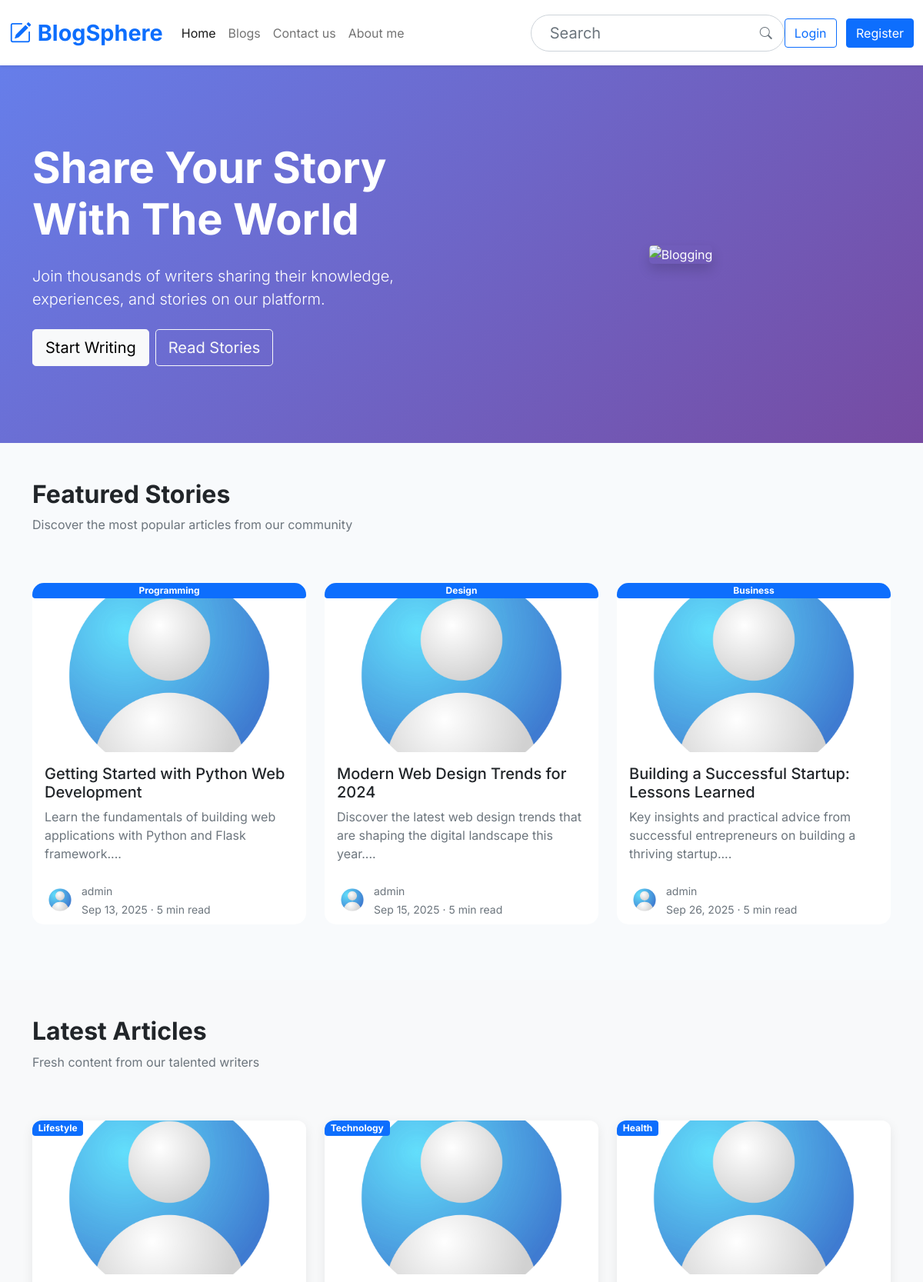
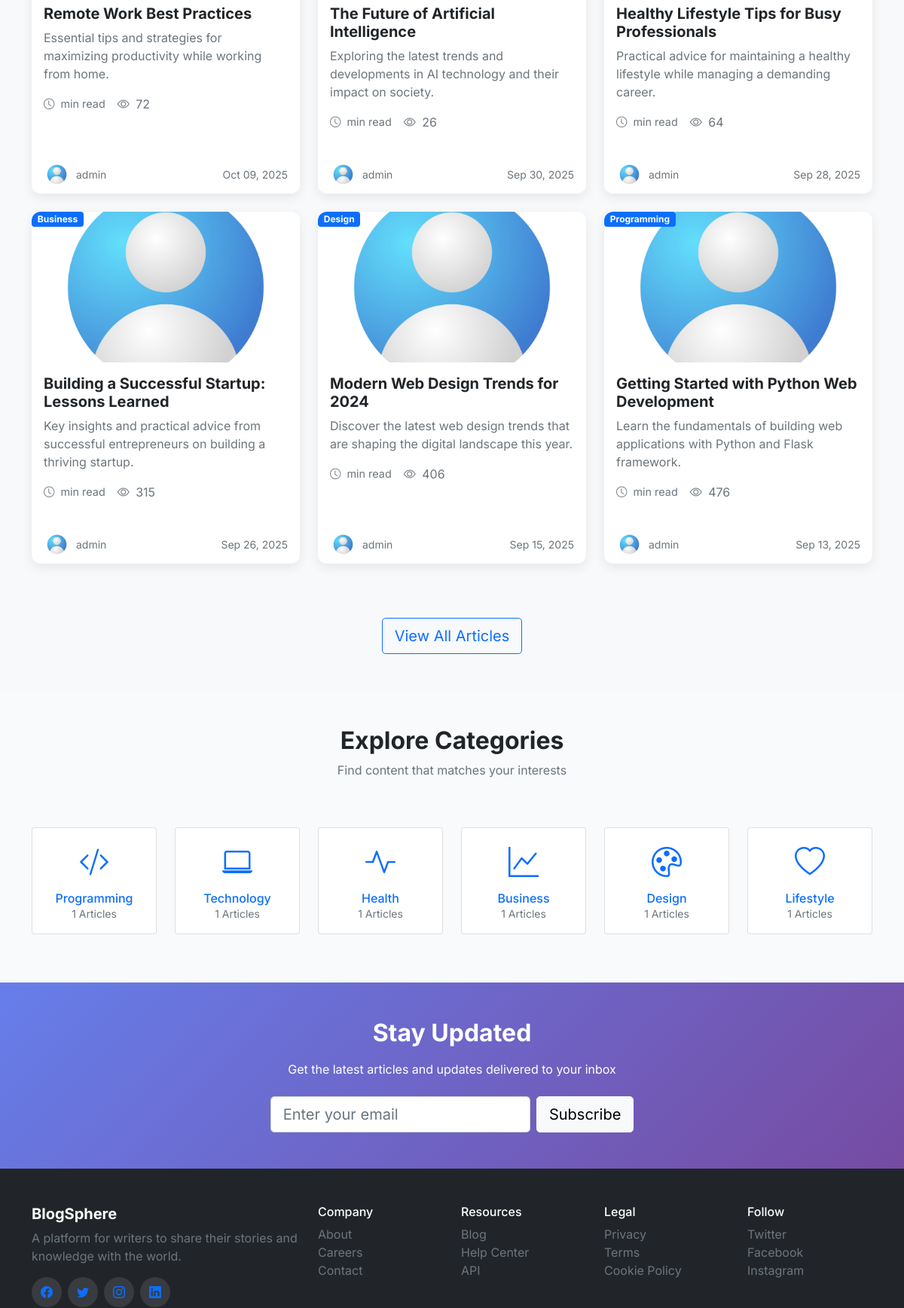
The page / (upper part) on the database its author committed (2 pictures, top to bottom).
### app/models/posts.py (models this page shows, shortened)
class BlogPost(db.Model):
    sno = db.Column(db.Integer, primary_key=True)
    excerpt = db.Column(db.String(300), nullable=False)
    slug = db.Column(db.String(255), nullable=False)
    title = db.Column(db.String(120), nullable=False)
    category_id = db.Column(db.Integer, db.ForeignKey('category.id'), nullable=False)
    content = db.Column(db.Text, nullable=False)
    meta_description = db.Column(db.String(160), nullable=False)
    thumbnail = db.Column(db.String(50),nullable=False)
    status = db.Column(db.String(40), nullable=False)
    views = db.Column(db.Integer, default=0)
    comments_count = db.Column(db.Integer, default=0)
    publish_date = db.Column(db.DateTime, nullable=True)
    created_at = db.Column(db.DateTime, nullable=False, default=datetime.utcnow)
    user_id = db.Column(db.Integer, db.ForeignKey('user.id'), nullable=False)
    comments = db.relationship('Comment', backref='post', lazy=True)

### app/models/category.py (models this page shows)
class Category(db.Model):
   id = db.Column(db.Integer, primary_key=True)
   name = db.Column(db.String(50), unique=True, nullable=False)
   description = db.Column(db.String(200), nullable=True)
   icon = db.Column(db.String(50), nullable=True)
   is_active = db.Column(db.Boolean, default=True)
   posts = db.relationship('BlogPost', backref='category', lazy=True)
   created_at = db.Column(db.DateTime, default=db.func.current_timestamp())

### app/models/user.py (models this page shows, shortened)
class User(UserMixin, db.Model):
    id = db.Column(db.Integer, primary_key=True)
    email = db.Column(db.String(50), unique=True, nullable=False)
    username = db.Column(db.String(50),unique=True, nullable=False)
    password = db.Column(db.String(255), unique=True, nullable=False)
    created_at = db.Column(db.DateTime, default=datetime.utcnow)
    first_name = db.Column(db.String(50))
    last_name = db.Column(db.String(50))
    avatar = db.Column(db.String(100), default='avatar/default-user.jpg')
    bio = db.Column(db.Text)
    location = db.Column(db.String(100))
    website = db.Column(db.String(200))
    twitter_url = db.Column(db.String(200))
    linkedin_url = db.Column(db.String(200))
    github_url = db.Column(db.String(200))
    instagram_url = db.Column(db.String(200))
    newsletter = db.Column(db.Boolean, default=True)
    public_profile = db.Column(db.Boolean, default=True)
    email_notifications = db.Column(db.Boolean, default=True)
    last_seen = db.Column(db.DateTime, default=datetime.utcnow)
    profile_updated_at = db.Column(db.DateTime, default=datetime.utcnow)
    posts = db.relationship('BlogPost', backref='author', lazy=True)
    @property
    def full_name(self):
        if self.first_name and self.last_name:
            return f"{self.first_name} {self.last_name}"
        return self.username

### app/routes/main_bp.py (the view)
@main_bp.route('/')
def home():
    featured_posts = BlogPost.query.filter_by(status='published').order_by(BlogPost.views.desc()).limit(3).all()
    latest_posts = BlogPost.query.filter_by(status='published').order_by(BlogPost.created_at.desc()).limit(6).all()
    categories = Category.query.all()
    formatted_categories = []
    for category in categories:
        formatted_categories.append({
            'name': category.name,
            'icon': category.icon,
            'count': BlogPost.query.filter_by(category_id=category.id, status='published').count()
            })
    return render_template('home.html',
                         featured_posts=featured_posts,
                         latest_posts=latest_posts,
                         categories=formatted_categories,
                         params=params)

### app/templates/home.html (shortened to what this page needs)
{% extends "components/layout.html" %}
{% block body %}
<section class="hero-section">
    <div class="container">
        <div class="row align-items-center">
            <div class="col-lg-6">
                <h1 class="display-4 fw-bold mb-4">Share Your Story With The World</h1>
                <p class="lead mb-4">Join thousands of writers sharing their knowledge, experiences, and stories on our platform.</p>
                <div class="d-flex gap-2">
                    <a href="#" class="btn btn-light btn-lg">Start Writing</a>
                    <a href="#" class="btn btn-outline-light btn-lg">Read Stories</a>
                </div>
            </div>
          <div class="col-lg-6 text-center">
                          <img src="https://images.unsplash.com/photo-1486312338219-ce68d2c6f44d?w=500&auto=format&fit=crop&q=60&ixlib=rb-4.0.3"
                               alt="Blogging" class="img-fluid rounded-3 shadow">
                      </div>
                  </div>
              </div>
          </section>
    <section class="py-5">
        <div class="container">
            <div class="row mb-5">
                <div class="col-12">
                    <h2 class="fw-bold">Featured Stories</h2>
                    <p class="text-muted">Discover the most popular articles from our community</p>
                </div>
            </div>
            <div class="row">
                {% for post in featured_posts %}
                <div class="col-lg-4 mb-4">
                    <div class="card featured-card h-100">
                        <span class="category-badge badge bg-primary">{{ post.category.name }}</span>
                        <img src="{{ url_for('static', filename=post.thumbnail) }}"
                             class="card-img-top" alt="{{ post.title }}" style="height: 200px; object-fit: cover;">
                        <div class="card-body">
                            <h5 class="card-title">{{ post.title }}</h5>
                            <p class="card-text text-muted">{{ post.excerpt[:100] }}...</p>
                        </div>
                        <div class="card-footer bg-transparent border-0">
                            <div class="d-flex align-items-center">
                                <img src="{{ post.author.avatar }}"
                                     class="author-avatar me-2" alt="Author">
                                <div>
                                    <small class="text-muted">{{ post.author.username }}</small>
                                    <br>
                                    <small class="text-muted">{{ post.created_at.strftime('%b %d, %Y') }} · {{ (post.content|length / 200)|round|int }} min read</small>
                                </div>
                            </div>
                        </div>
                    </div>
                </div>
                {% endfor %}
            </div>
        </div>
    </section>
    <section class="py-5 bg-light">
        <div class="container">
            <div class="row mb-5">
                <div class="col-12">
                    <h2 class="fw-bold">Latest Articles</h2>
                    <p class="text-muted">Fresh content from our talented writers</p>
                </div>
            </div>
            <div class="row">
                {% for post in latest_posts %}
                <div class="col-md-6 col-lg-4 mb-4">
                    {% include "components/post_card.html" %}
                </div>
                {% endfor %}
            </div>
            <div class="text-center mt-5">
                <a href="{{ url_for('/.blogs') }}" class="btn btn-outline-primary btn-lg">View All Articles</a>
            </div>
        </div>
    </section>
    <section class="py-5">
        <div class="container">
            <div class="row mb-5">
                <div class="col-12 text-center">
                    <h2 class="fw-bold">Explore Categories</h2>
                    <p class="text-muted">Find content that matches your interests</p>
                </div>
            </div>
            <div class="row">
                {% for category in categories %}
                <div class="col-6 col-md-4 col-lg-2 mb-3">
                    <a href="{{ url_for('/.blogs') }}?category={{ category.name }}" class="text-decoration-none">
                        <div class="card text-center p-3 hover-shadow">
                            <i class="bi bi-{{ category.icon }} text-primary fs-1 mb-2"></i>
                            <h6 class="mb-0">{{ category.name }}</h6>
                            <small class="text-muted">{{ category.count }} Articles</small>
                        </div>
                    </a>
                </div>
                {% endfor %}
            </div>
        </div>
    </section>
    <section class="newsletter-section py-5">
        <div class="container">
            <div class="row justify-content-center">
                <div class="col-lg-8 text-center">
                    <h2 class="fw-bold mb-3">Stay Updated</h2>
                    <p class="mb-4">Get the latest articles and updates delivered to your inbox</p>
                    <div class="row justify-content-center">
                        <div class="col-lg-8">
                            <form class="d-flex gap-2">
                                <input type="email" class="form-control form-control-lg" placeholder="Enter your email">
                                <button type="submit" class="btn btn-light btn-lg">Subscribe</button>
                            </form>
                        </div>
                    </div>
                </div>
            </div>
        </div>
    </section>
  {% endblock %}

### app/templates/components/post_card.html (shortened to what this page needs)
<div class="card border-0 overflow-hidden h-100"
    style="border-radius: 12px; box-shadow: rgba(0, 0, 0, 0.08) 0px 5px 15px;">
    <span class="category-badge position-absolute badge bg-primary" style="top: 15; left: 15; z-index: 2;">
        {{ post.category.name }}
    </span>
    <img src="{{ url_for('static', filename=post.thumbnail) }}" class="card-img-top" alt="{{ post.title }}"
        style="height: 200px; object-fit: cover;">
    <div class="card-body">
        <h5 class="card-title fw-bold">{{ post.title }}</h5>
        <p class="card-text text-muted">{{ post.excerpt }}</p>
        <div class="d-flex align-items-center mb-3">
            <div class="read-time text-muted me-3" style="font-size: 0.9rem;">
                <i class="bi bi-clock me-1"></i> {{ post.read_time }} min read
            </div>
            <div class="text-muted">
                <i class="bi bi-eye me-1"></i> {{ post.views }}
            </div>
        </div>
    </div>
    <div class="card-footer bg-transparent border-0">
        <div class="d-flex justify-content-between align-items-center">
            <div class="d-flex align-items-center">
                <img src="{{ url_for('static', filename=post.author.avatar) }}"
                    class="author-avatar object-fit-cover rounded-circle me-2" style="width: 35px; height: 35px;"
                    alt="Author">
                <small class="text-muted">{{ post.author.full_name }}</small>
            </div>
            <small class="text-muted">{{ post.created_at.strftime('%b %d, %Y')}}</small>
        </div>
    </div>
</div>

### rows shown on the page
BlogPost: category.name "Programming", thumbnail (placeholder picture), title "Getting Started with Python Web Development", excerpt "Learn the fundamentals of building web applications with Python and Flask framework.", author.avatar (placeholder picture), author.username "admin", created_at "Sep 13, 2025", content "5", views "476", avatar (placeholder picture), author.full_name "admin"
BlogPost: category.name "Design", thumbnail (placeholder picture), title "Modern Web Design Trends for 2024", excerpt "Discover the latest web design trends that are shaping the digital landscape this year.", author.avatar (placeholder picture), author.username "admin", created_at "Sep 15, 2025", content "5", views "406", avatar (placeholder picture), author.full_name "admin"
BlogPost: category.name "Business", thumbnail (placeholder picture), title "Building a Successful Startup: Lessons Learned", excerpt "Key insights and practical advice from successful entrepreneurs on building a thriving startup.", author.avatar (placeholder picture), author.username "admin", created_at "Sep 26, 2025", content "5", views "315", avatar (placeholder picture), author.full_name "admin"
BlogPost: category.name "Lifestyle", thumbnail (placeholder picture), title "Remote Work Best Practices", excerpt "Essential tips and strategies for maximizing productivity while working from home.", views "72", avatar (placeholder picture), author.full_name "admin", created_at "Oct 09, 2025"
BlogPost: category.name "Technology", thumbnail (placeholder picture), title "The Future of Artificial Intelligence", excerpt "Exploring the latest trends and developments in AI technology and their impact on society.", views "26", avatar (placeholder picture), author.full_name "admin", created_at "Sep 30, 2025"
BlogPost: category.name "Health", thumbnail (placeholder picture), title "Healthy Lifestyle Tips for Busy Professionals", excerpt "Practical advice for maintaining a healthy lifestyle while managing a demanding career.", views "64", avatar (placeholder picture), author.full_name "admin", created_at "Sep 28, 2025"
Category: name "Programming", count "1"
Category: name "Technology", count "1"
Category: name "Health", count "1"
Category: name "Business", count "1"
Category: name "Design", count "1"
Category: name "Lifestyle", count "1"

### other values the page prints
{{ params["blog_web_name"] }} "BlogSphere"
